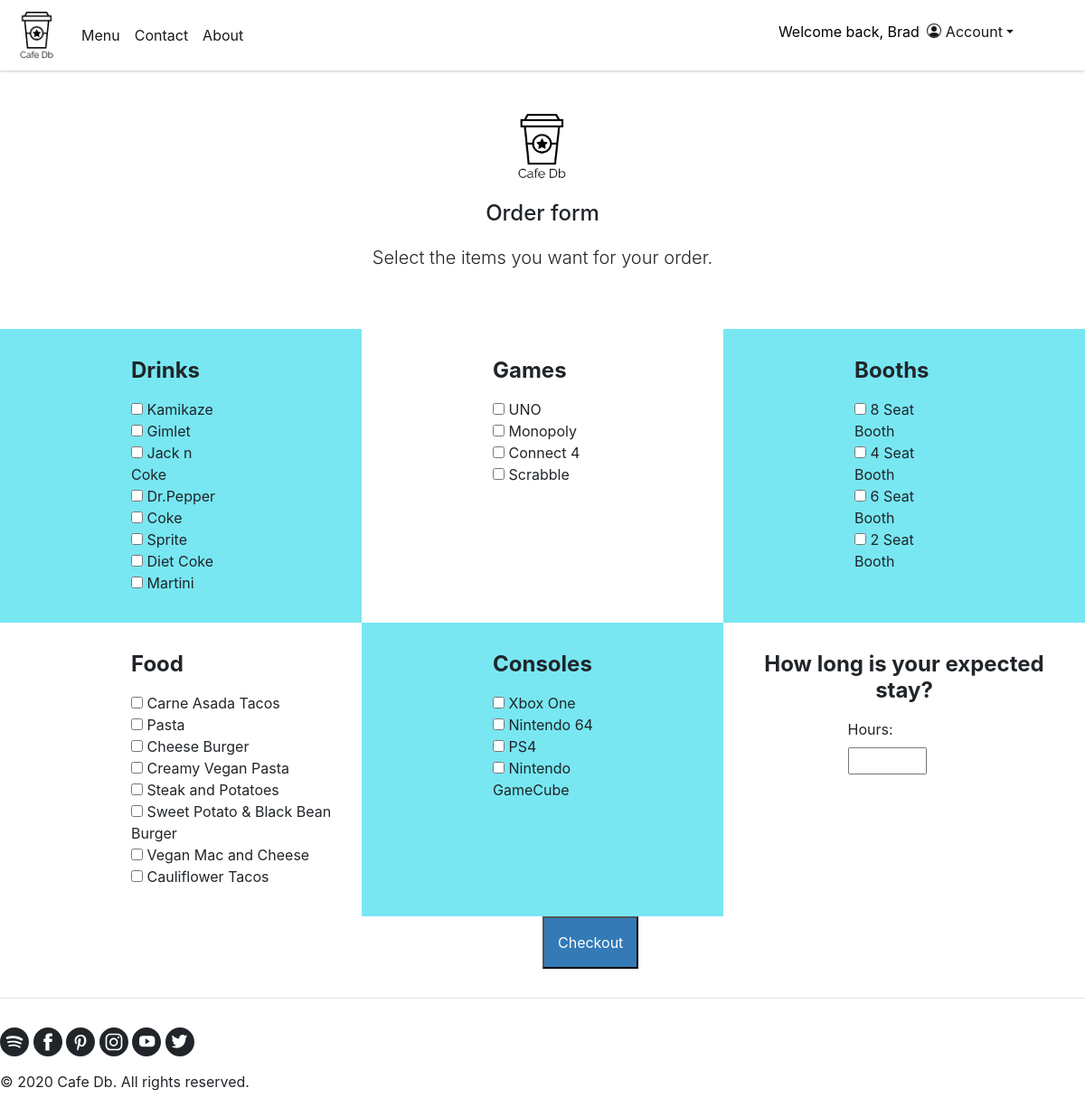
Page /order.php (signed in) on the committed database.
### tables this page shows
CREATE TABLE `menu_item` (
  `ItemID` int(11) NOT NULL,
  `Name` varchar(70) DEFAULT NULL,
  `Price` decimal(5,2) DEFAULT NULL,
  `Quantity` int(11) DEFAULT NULL,
  `Alcohol` decimal(4,2) DEFAULT NULL,
  `Vegan` tinyint(1) DEFAULT NULL,
  `ItemType` char(1) DEFAULT NULL
);

CREATE TABLE `game` (
  `GameID` int(11) NOT NULL,
  `PlayerNum` int(11) DEFAULT NULL,
  `BoardName` varchar(30) DEFAULT NULL,
  `ConsoleType` varchar(30) DEFAULT NULL,
  `ControllerAmnt` int(11) DEFAULT NULL,
  `ComputerNum` int(11) DEFAULT NULL,
  `GameType` char(1) DEFAULT NULL
);

CREATE TABLE `booth` (
  `BoothID` int(11) NOT NULL,
  `Floor` int(11) NOT NULL,
  `Seats` int(11) NOT NULL,
  `Availability` tinyint(1) NOT NULL
);

### order.php (the view, shortened to what this page needs)
<?php
	$servername = "localhost";
    $dbusername = "Main";
    $dbpassword = "Gearsofwar2";
    $database = "cafedb";
	$mysqli = new mysqli($servername, $dbusername, $dbpassword, $database);
?>
<!DOCTYPE html>
<html>
    <link rel="stylesheet" href="https://stackpath.bootstrapcdn.com/bootstrap/4.5.0/css/bootstrap.min.css">
<body>
	<nav class="navbar navbar-light navbar-expand-sm">
	  <a class="navbar-brand" href="/index.php"><img id="logo" src="logo.png" ></a>
	  <div class="collapse navbar-collapse" id="navbarsExample03">
		<ul class="navbar-nav mr-auto">
		  <li class="nav-item active">
			<a class="nav-link active" href="/menu.php">Menu</a>
		  </li>
		  <li class="nav-item active">
			<a class="nav-link" href="/contact.php">Contact</a>
		  </li>
		  <li class="nav-item active">
			<a class="nav-link"  href="/about.php">About</a>
		  </li>
		</ul>
		<?php
		if(isset($_SESSION['loggedin'])){
			if($_SESSION["loggedin"]== True){
				echo '<ul class="navbar-nav" id="login-nav">';
				echo "<li class='nav-item active'><p class='greeting'>Welcome back, ", $_SESSION['FirstName'], "</p></li>";
				echo '<li class="nav-item dropdown active">';
				echo '<a class="nav-link dropdown-toggle" href="#" id="dropdown04" data-toggle="dropdown" aria-haspopup="true" aria-expanded="false">';
				echo 'Account</a>';
				echo '</li>';
				echo '</ul>';
			}
			else if($_SESSION["loggedin"] == False){
				echo "<p class='greeting'>". "Welcome, Guest " . "</p>";
				echo "<a id='register' href='http://localhost/cafedb/register.php'>Register</a>";
			}
		}
		?>
	</div>
	</nav>
	<main>
	<form action=confirm.php method="POST" name="checkoutForm">
	<div class="container-fluid justify-cetner sitewidth bottom">
		<div class="text-center py-5">
			<img class="mb-4" src="logo.png" alt="logo" width="72" height="72">
			<h2>Order form</h2>
			<p class="lead">Select the items you want for your order.</p>
		</div>
		<div class="row justify-content-md-center">
				<div class="col-md color">
					<div class="width bottom">
					<h4 class="mb-3">Drinks</h4>
						<?php
							$sql = "select * from MENU_ITEM where itemType = 'D';";
							$result = $mysqli->query($sql);
							while($food = $result -> fetch_assoc()):
						?>
						<input type="checkbox" name="food[]" value="<?php echo $food['ItemID']?>" >
						<span><?php echo $food['Name']; ?></span><br>
						<?php endwhile; ?>
					</div>
				</div>
				<div class="col-md">
					<div class="width bottom">
					<h4 class="mb-3">Games</h4>
						<?php
                            $sql = "select * from GAME where GameType = 'B';";
                            $result = $mysqli->query($sql);
                            while($game = $result -> fetch_assoc()):
                        ?>
                            <input type="checkbox" name="game[]" value="<?php echo $game['GameID']?>" >
                            <span><?php echo $game['BoardName']; ?></span><br>
                        <?php endwhile; ?>
					</div>
				</div>
				<div class="col-md color">
						<div class="width bottom">
						<h4 class="mb-3">Booths</h4>
						<?php
                            $sql = "select * from BOOTH;";
                            $result = $mysqli->query($sql);
                            while($game = $result -> fetch_assoc()):
                        ?>
                            <input type="checkbox" name="booth[]" value="<?php echo $game['BoothID']?>" >
                            <span><?php echo $game['Seats']," Seat Booth"; ?></span><br>
                        <?php endwhile; ?>
						</div>
				</div>
			</div>
			<div class="row">
				<div class="col-md">
						<div class="width">
						<h4 class="mb-3">Food</h4>
						<div class="bottom" style="width: 260px; margin: auto;">
						<?php
                            $sql = "select * from MENU_ITEM where itemType = 'F';";
                            $result = $mysqli->query($sql);
                            while($food = $result -> fetch_assoc()):
                        ?>
                            <input type="checkbox" name="food[]" value="<?php echo $food['ItemID']?>" >
                            <span><?php echo $food['Name']; ?></span><br>
                        <?php endwhile; ?>
						</div>
					</div>
				</div>
				<div class="col-md color">
						<div class="width bottom">
						<h4 class="mb-3">Consoles</h4>
						<div class="bottom" style="width: 170px; margin: auto;">
						<?php
                            $sql = "select * from GAME where GameType = 'C';";
                            $result = $mysqli->query($sql);
                            while($game = $result -> fetch_assoc()):
                        ?>
                            <input type="checkbox" name="game[]" value="<?php echo $game['GameID']?>" >
                            <span><?php echo $game['ConsoleType']; ?></span><br>
                        <?php endwhile; ?>
						</div>
					</div>
				</div>
				<div class="col-md">
						<div class="text-center">
						<h4 class="mb-3">How long is your expected stay?</h4>
						</div>
						<div class="bottom" style="width: 125px; margin: auto;">
					    <label for="hrs">Hours:</label>
                        <input type="number" id="hrs" name="hrs" min="1" max="24" align="center">
						</div>
				</div>
			</div>
			<div class="row justify-content-md-center" style="margin-top:0px;width:130px;margin: auto;">
			    <div class="col col-lg-2">
					<input type="submit" id="btn" value="Checkout">
				</div>
			</div>
		</div>
		</form>
	</main>
	<hr aria-hidden="true" class="sb-rule sitewidth">
		<footer>
		<div class ="conatiner-fluid sitewidth top">
		</div>
		<div class="sitewidth">
			<p class="color-textBlackSoft py3">© 2020 Cafe Db. All rights reserved.</p>
		</div>
		</footer>
  </body>
</body>
</html>

### order.php (style rules this page uses)
#logo { width:50px; }
.sitewidth { margin: 0 auto; max-width: 1440px; }
.top { margin-top:32px; }
.bottom { padding-bottom: 32px; }
.greeting { font-size: medium; color: black; margin-top: 8px; }
.navbar { box-shadow: 0 1px 3px rgba(0,0,0,.1), 0 2px 2px rgba(0,0,0,.06), 0 0 2px rgba(0,0,0,.07); }
#btn { color: #fff; background: #337ab7; padding: 15px; }
.py-5 { padding-bottom: 3rem !important; }
h2 { display: block; font-size: 1.5em; margin-block-start: 0.83em; margin-block-end: 0.83em; margin-inline-start: 0px; margin-inline-end: 0px; font-weight: bold; }
p { display: block; margin-block-start: 1em; margin-block-end: 1em; margin-inline-start: 0px; margin-inline-end: 0px; margin-bottom: 1rem; }
.lead { font-size: 1.25rem; font-weight: 300; }
h4, .h4 { font-size: 1.5rem; }
h1, h2, h3, h4, h5, h6, .h1, .h2, .h3, .h4, .h5, .h6 { margin-bottom: 0.5rem; font-weight: 500; line-height: 1.2; }
h1, h2, h3, h4, h5, h6 { margin-top: 0; margin-bottom: 0.5rem; }
.mb-3, .my-3 { margin-bottom: 1rem !important; }
h4 { display: block; margin-block-start: 1.33em; margin-block-end: 1.33em; margin-inline-start: 0px; margin-inline-end: 0px; font-weight: bold; }
#dropdown04 { margin-right: 55px; }
.bi { margin-right: 5px; margin-bottom: 5px; }
svg { fill: currentColor; }
svg { overflow: hidden; vertical-align: middle; }
.width { width:110px; margin: auto; }
.color { background-color: #78e7f2; }

### rows in the picture
menu_item: Name "Kamikaze"
menu_item: Name "Gimlet"
menu_item: Name "Jack n Coke"
menu_item: Name "Dr.Pepper"
menu_item: Name "Coke"
menu_item: Name "Sprite"
menu_item: Name "Diet Coke"
menu_item: Name "Martini"
game: BoardName "UNO"
game: BoardName "Monopoly"
game: BoardName "Connect 4"
game: BoardName "Scrabble"
booth: Seats "8"
booth: Seats "4"
booth: Seats "6"
booth: Seats "2"
menu_item: Name "Carne Asada Tacos"
menu_item: Name "Pasta"
menu_item: Name "Cheese Burger"
menu_item: Name "Creamy Vegan Pasta"
menu_item: Name "Steak and Potatoes"
menu_item: Name "Sweet Potato & Black Bean Burger"
menu_item: Name "Vegan Mac and Cheese"
menu_item: Name "Cauliflower Tacos"
game: ConsoleType "Xbox One"
game: ConsoleType "Nintendo 64"
game: ConsoleType "PS4"
game: ConsoleType "Nintendo GameCube"

### other values in the picture
$_SESSION['FirstName'] "Brad"
